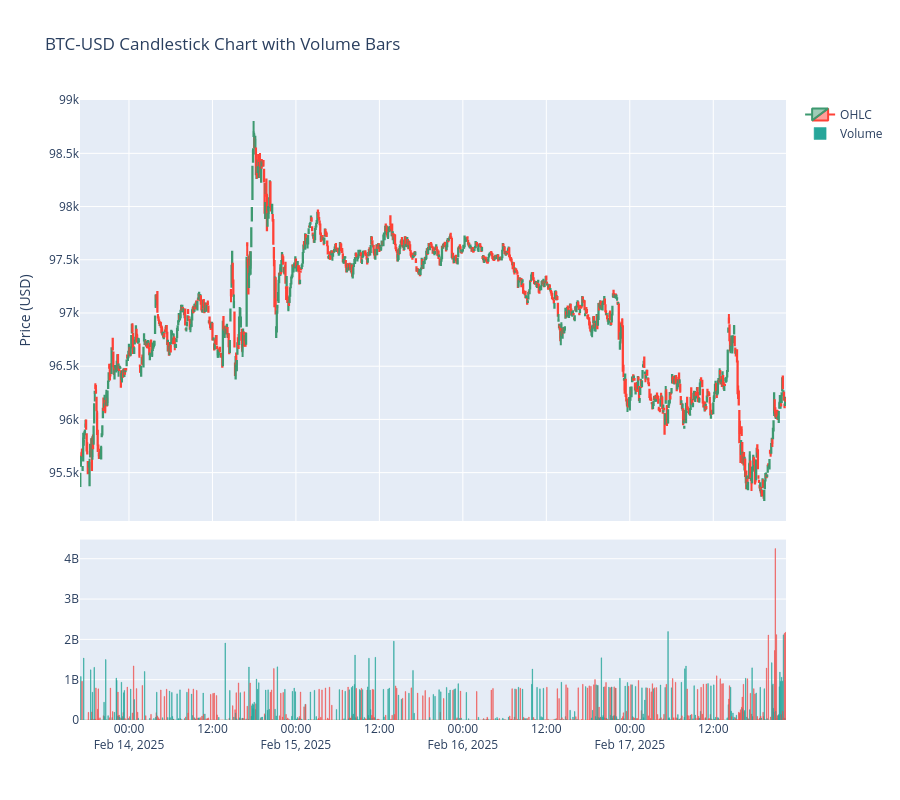

Notebook code cell kept with this figure:
### Code cell
# use different granularity
from datetime import datetime, timedelta
import pandas as pd

start_date = pd.to_datetime(datetime.now() - timedelta(days=5)).tz_localize('UTC').tz_convert(btc.timezone)
btc.plot_candlestick(timeframe='5m', start_date=start_date);

### Figure 1 — Plotly figure (JSON) as saved in the notebook; plotly's stock layout.template omitted (floating-point values rounded to 4 significant figures; data arrays with more than 128 entries replaced by an {"elided": "..."} marker saying what was removed)
{"data": [{"close": {"elided": "1218 float values"}, "high": {"elided": "1218 float values"}, "low": {"elided": "1218 float values"}, "name": "OHLC", "open": {"elided": "1218 float values"}, "type": "candlestick", "x": {"elided": "1218 str values"}, "xaxis": "x", "yaxis": "y"}, {"marker": {"color": {"elided": "1218 str values"}, "line": {"color": {"elided": "1218 str values"}}}, "name": "Volume", "type": "bar", "x": {"elided": "1218 str values"}, "xaxis": "x2", "y": {"elided": "1218 int values"}, "yaxis": "y2"}], "layout": {"height": 800, "title": {"text": "BTC-USD Candlestick Chart with Volume Bars"}, "xaxis": {"anchor": "y", "domain": [0, 1], "matches": "x2", "rangeslider": {"visible": false}, "showticklabels": false}, "xaxis2": {"anchor": "y2", "domain": [0, 1], "rangeslider": {"visible": false}}, "yaxis": {"anchor": "x", "domain": [0.321, 1.0], "title": {"text": "Price (USD)"}}, "yaxis2": {"anchor": "x2", "domain": [0, 0.291]}}}
